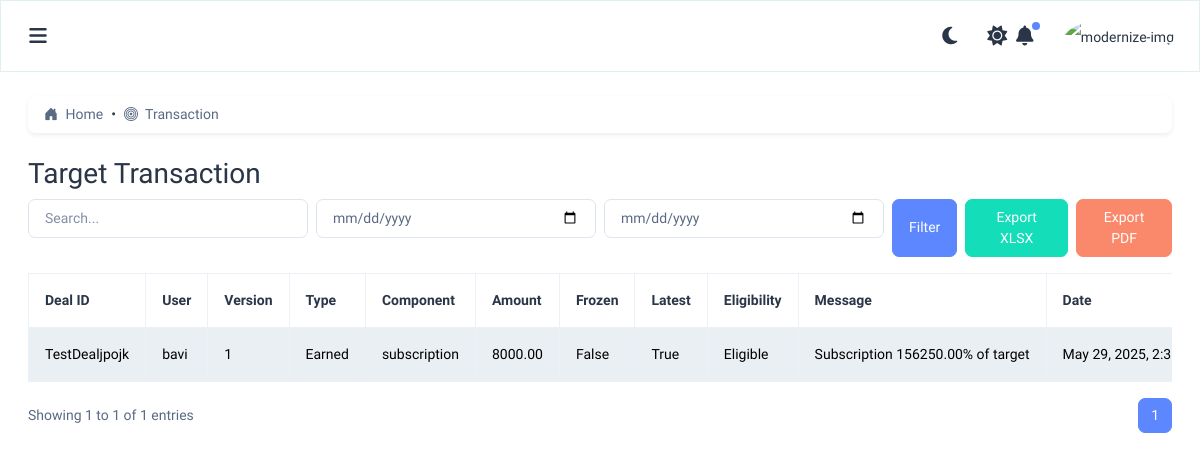
Before: /targettransaction/ with the older database file.
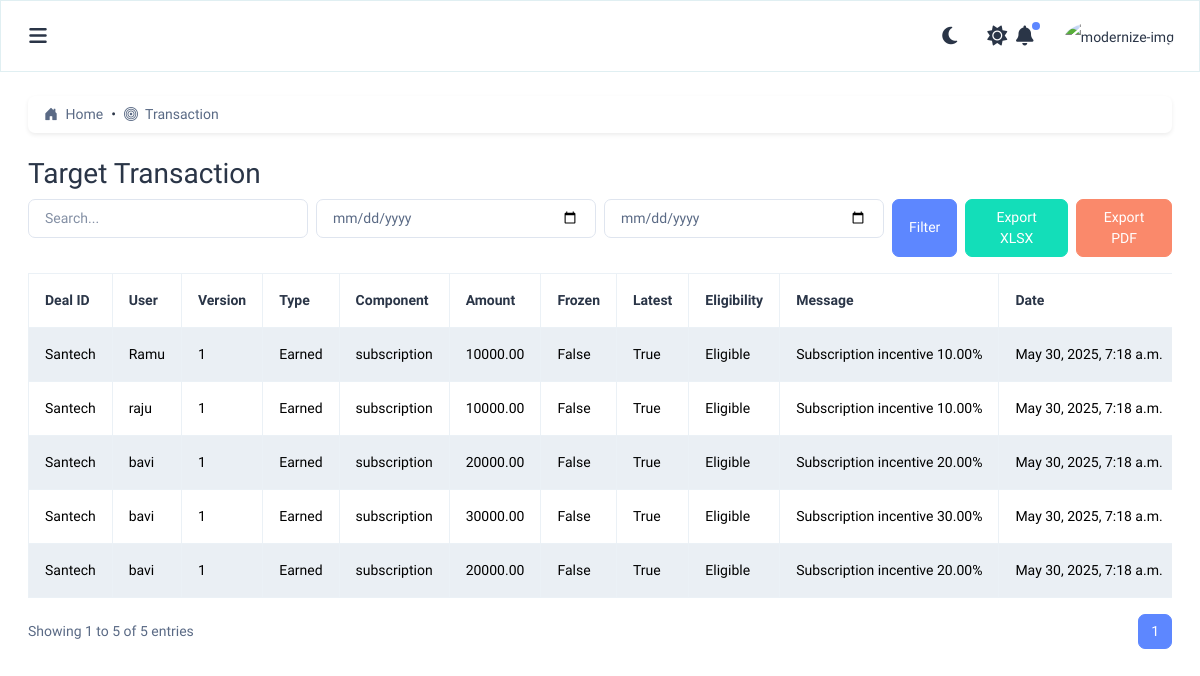
After: the same page with the newer database file.
### incentives/models.py (models this page shows, shortened)
class AuditMixin(models.Model):
    created_by = models.CharField(max_length=100, null=True, blank=True)
    updated_by = models.CharField(max_length=100, null=True, blank=True)
    created_at = models.DateTimeField(default=timezone.now)
    updated_at = models.DateTimeField(auto_now=True)
    class Meta:
        abstract = True

class TargetTransaction(AuditMixin):
    DEAL_TYPE_CHOICES = [
        ('Earned', 'Earned'),
        ('To Recover', 'To Recover'),
    ]
    ELIGIBILITY_STATUS_CHOICES = [
        ('Pending', 'Pending'),
        ('Eligible', 'Eligible'),
        ('Not Eligible', 'Not Eligible'),
    ]
    TRANSACTION_COMPONENT_CHOICES = [
        ('subscription', 'Subscription'),
    ]
    deal = models.ForeignKey('Deal', on_delete=models.CASCADE, null=True, blank=True)
    user = models.ForeignKey('UserProfile', on_delete=models.CASCADE, null=True, blank=True)
    version = models.PositiveIntegerField(default=1)
    transaction_type = models.CharField(max_length=50, choices=DEAL_TYPE_CHOICES)
    incentive_component_type = models.CharField(max_length=100, choices=TRANSACTION_COMPONENT_CHOICES)
    amount = models.DecimalField(max_digits=10, decimal_places=2, default=0)
    freeze = models.BooleanField(default=False)
    is_latest = models.BooleanField(default=True)
    eligibility_status = models.CharField(max_length=50, choices=ELIGIBILITY_STATUS_CHOICES, default='Pending')
    eligibility_message = models.CharField(max_length=50, blank=True, null=True)
    transaction_date = models.DateTimeField(auto_now_add=True)
    notes = models.TextField(blank=True, null=True)
    class Meta:
        verbose_name = 'TargetTransaction'
        verbose_name_plural = 'TargetTransaction'
        ordering = ['-transaction_date']

class Deal(AuditMixin):
    DOMESTIC = 'domestic'
    INTERNATIONAL = 'international'
    DEAL_TYPE_CHOICES = [
        (DOMESTIC, 'Domestic'),
        (INTERNATIONAL, 'International'),
    ]
    clientName = models.CharField(max_length=255)
    segment = models.ForeignKey(Segment, related_name='deal_segment', on_delete=models.CASCADE, null=True, blank=True)
    dealType = models.CharField(
        max_length=15,
        choices=DEAL_TYPE_CHOICES,
        default=DOMESTIC,  # or any default you prefer
    )
    dealWonDate = models.DateField(null=True, blank=True)
    subDate = models.DateField(null=True, blank=True)
    subrenewDate = models.DateField(null=True, blank=True)
    subAmount = models.DecimalField(max_digits=10, decimal_places=2, null=True, blank=True)
    setupCharges = models.DecimalField(max_digits=10, decimal_places=2, null=True, blank=True)
    refDocs = models.FileField(upload_to='deals/ref_docs/', null=True, blank=True)
    monthlySubscription = models.DecimalField(max_digits=10, decimal_places=2)
    newMarketPenetration = models.CharField(max_length=3, choices=[('Yes', 'Yes'), ('No', 'No')])
    newMarketCountry = models.CharField(max_length=255, blank=True, null=True)
    dealownerSalesPerson = models.ForeignKey(UserProfile, related_name='deals_as_owner', on_delete=models.CASCADE, null=True, blank=True)
    followUpSalesPerson = models.ForeignKey(UserProfile, related_name='deals_as_followup', on_delete=models.CASCADE, null=True, blank=True)
    demo1SalesPerson = models.ForeignKey(UserProfile, related_name='deals_as_demo1', on_delete=models.CASCADE, null=True, blank=True)
    demo2SalesPerson = models.ForeignKey(UserProfile, related_name='deals_as_demo2', on_delete=models.CASCADE, null=True, blank=True)
    leadSource = models.ForeignKey(UserProfile, related_name='leadsource', on_delete=models.CASCADE, null=True, blank=True)
    status = models.CharField(max_length=255, default="Non Approve")

class UserProfile(AuditMixin):
    fullname = models.CharField(max_length=100)
    phone = models.CharField(max_length=15)
    mail_id = models.EmailField(unique=True)
    password = models.CharField(max_length=100)
    user_type = models.ForeignKey(Role, on_delete=models.SET_NULL, null=True, verbose_name="Role")
    team_head = models.ForeignKey(
        'self',
        on_delete=models.SET_NULL,
        null=True,
        blank=True,
        related_name='salespersons',  # Reverse relation: manager.salespersons.all()
        verbose_name="Reports To"
    )
    doj = models.DateField(verbose_name="Date of Joining")
    employee_id = models.CharField(max_length=50, unique=True)
    enable_login = models.BooleanField(default=True)
    coordinator = models.BooleanField(default=True)

### incentives/views.py (the view)
# urls.py: path('targettransaction/', views.targettransaction, name='targettransaction'),
def targettransaction(request):
    search = request.GET.get('search', '')
    from_date = request.GET.get('from_date')
    to_date = request.GET.get('to_date')
    transactions = TargetTransaction.objects.all()
    if search:
        transactions = transactions.filter(
            Q(deal_id__icontains=search) |
            Q(notes__icontains=search) |
            Q(transaction_type__icontains=search)
        )
    if from_date:
        transactions = transactions.filter(transaction_date__gte=from_date)
    if to_date:
        transactions = transactions.filter(transaction_date__lte=to_date)
    transactions = transactions.order_by('-transaction_date')
    paginator = Paginator(transactions, 10)
    page_number = request.GET.get('page')
    page_obj = paginator.get_page(page_number)
    return render(request, 'owner/reports/targettransaction.html', {
        'page_obj': page_obj,
        'search': search,
        'from_date': from_date,
        'to_date': to_date,
    })

### incentives/templatetags/permissions_tags.py (called while the page is built)
@register.filter
def has_any_permission(permissions, value):
    try:
        module, action = [s.strip() for s in value.split(",")]
        return permissions.get((module, action), False)
    except ValueError:
        return False

### incentives/templates/owner/reports/targettransaction.html (shortened to what this page needs)
{% extends 'layouts/layout.html' %}
{% load static %}  {% load permissions_tags %}
{% load form_filters %}
{% block content %}
  <div class="card mb-4 shadow-sm">
    <div class="card-body py-2 px-3">
      <nav aria-label="breadcrumb">
        <ol class="breadcrumb mb-0">
          <li class="breadcrumb-item">
            <a href="{% url 'admin_dashboard' %}" class="text-decoration-none text-primary">
              <i class="bi bi-house-door-fill me-1"></i> Home
            </a>
          </li>
          <li class="breadcrumb-item active" aria-current="page">
            <i class="bi bi-bullseye me-1"></i> Transaction
          </li>
        </ol>
      </nav>
    </div>
  </div>
  <h2>Target Transaction</h2>
<form method="get" class="row g-2 mb-3">
  <div class="col-md-3">
    <input type="text" name="search" value="{{ search }}" placeholder="Search..." class="form-control">
  </div>
  <div class="col-md-3">
    <input type="date" name="from_date" value="{{ from_date }}" class="form-control">
  </div>
  <div class="col-md-3">
    <input type="date" name="to_date" value="{{ to_date }}" class="form-control">
  </div>
  <div class="col-md-3 d-flex gap-2">
    <button type="submit" class="btn btn-primary">Filter</button>
    <a href="{% url 'transaction_export_excel' %}?search={{ search }}&from_date={{ from_date }}&to_date={{ to_date }}" class="btn btn-success">Export XLSX</a>
    <a href="{% url 'transaction_export_pdf' %}?search={{ search }}&from_date={{ from_date }}&to_date={{ to_date }}" class="btn btn-danger">Export PDF</a>
  </div>
</form>
  <div class="table-responsive">
    <table id="zero_config" class="table table-striped table-bordered text-nowrap align-middle">
      <thead>
        <tr>
          <th>Deal ID</th>
           <th>User</th>
          <th>Version</th>
          <th>Type</th>
          <th>Component</th>
          <th>Amount</th>
          <th>Frozen</th>
          <th>Latest</th>
          <th>Eligibility</th>
          <th>Message</th>
          <th>Date</th>
        </tr>
      </thead>
      <tbody>
        {% for txn in page_obj %}
        <tr>
       <td>{{ txn.deal.clientName }}</td>
            <td>{{ txn.user.fullname }}</td>
          <td>{{ txn.version }}</td>
          <td>{{ txn.transaction_type }}</td>
          <td>{{ txn.incentive_component_type }}</td>
          <td>{{ txn.amount }}</td>
          <td>{{ txn.freeze }}</td>
          <td>{{ txn.is_latest }}</td>
          <td>{{ txn.eligibility_status }}</td>
          <td>{{ txn.eligibility_message }}</td>
          <td>{{ txn.transaction_date }}</td>
        </tr>
        {% empty %}
        <tr>
          <td colspan="12" class="text-center">No Transaction found.</td>
        </tr>
        {% endfor %}
      </tbody>
    </table>
    <div class="d-flex justify-content-between align-items-center mt-3">
  <div>
    Showing {{ page_obj.start_index }} to {{ page_obj.end_index }} of {{ page_obj.paginator.count }} entries
  </div>
  <nav>
    <ul class="pagination mb-0">
      <li class="page-item active">
        <span class="page-link">{{ page_obj.number }}</span>
      </li>
    </ul>
  </nav>
</div>
  </div>
  <link rel="stylesheet" href="https://cdn.datatables.net/1.13.6/css/dataTables.bootstrap5.min.css">
{% endblock %}

Changed rows visible on the page:
removed TargetTransaction: deal.clientName "TestDealjpojk", user.fullname "bavi", version "1", transaction_type "Earned", incentive_component_type "subscription", amount "8000.00", freeze "False", is_latest "True", eligibility_status "Eligible", eligibility_message "Subscription 156250.00% of target", transaction_date "May 29, 2025,…"
added TargetTransaction: deal.clientName "Santech", user.fullname "Ramu", version "1", transaction_type "Earned", incentive_component_type "subscription", amount "10000.00", freeze "False", is_latest "True", eligibility_status "Eligible", eligibility_message "Subscription incentive 10.00%", transaction_date "May 30, 2025, 7:18 a.m."
added TargetTransaction: deal.clientName "Santech", user.fullname "raju", version "1", transaction_type "Earned", incentive_component_type "subscription", amount "10000.00", freeze "False", is_latest "True", eligibility_status "Eligible", eligibility_message "Subscription incentive 10.00%", transaction_date "May 30, 2025, 7:18 a.m."
added TargetTransaction: deal.clientName "Santech", user.fullname "bavi", version "1", transaction_type "Earned", incentive_component_type "subscription", amount "20000.00", freeze "False", is_latest "True", eligibility_status "Eligible", eligibility_message "Subscription incentive 20.00%", transaction_date "May 30, 2025, 7:18 a.m."
added TargetTransaction: deal.clientName "Santech", user.fullname "bavi", version "1", transaction_type "Earned", incentive_component_type "subscription", amount "30000.00", freeze "False", is_latest "True", eligibility_status "Eligible", eligibility_message "Subscription incentive 30.00%", transaction_date "May 30, 2025, 7:18 a.m."
added TargetTransaction: deal.clientName "Santech", user.fullname "bavi", version "1", transaction_type "Earned", incentive_component_type "subscription", amount "20000.00", freeze "False", is_latest "True", eligibility_status "Eligible", eligibility_message "Subscription incentive 20.00%", transaction_date "May 30, 2025, 7:18 a.m."
Other visible differences:
{{ page_obj.end_index }}: "1" → "5"
{{ page_obj.paginator.count }}: "1" → "5"
